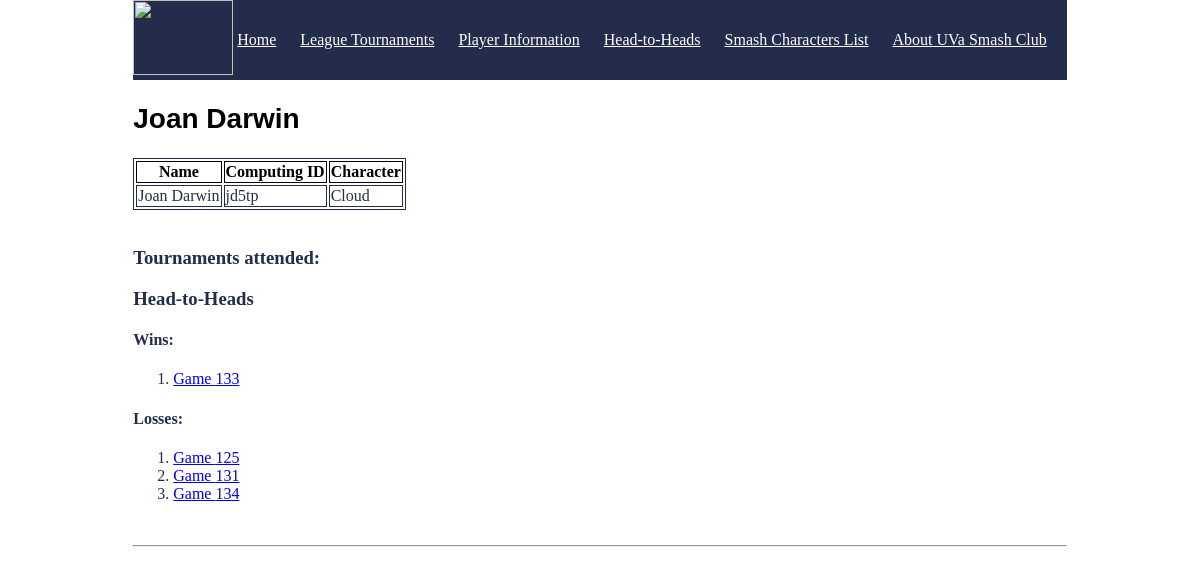
The app's page /player/jd5tp, older data.
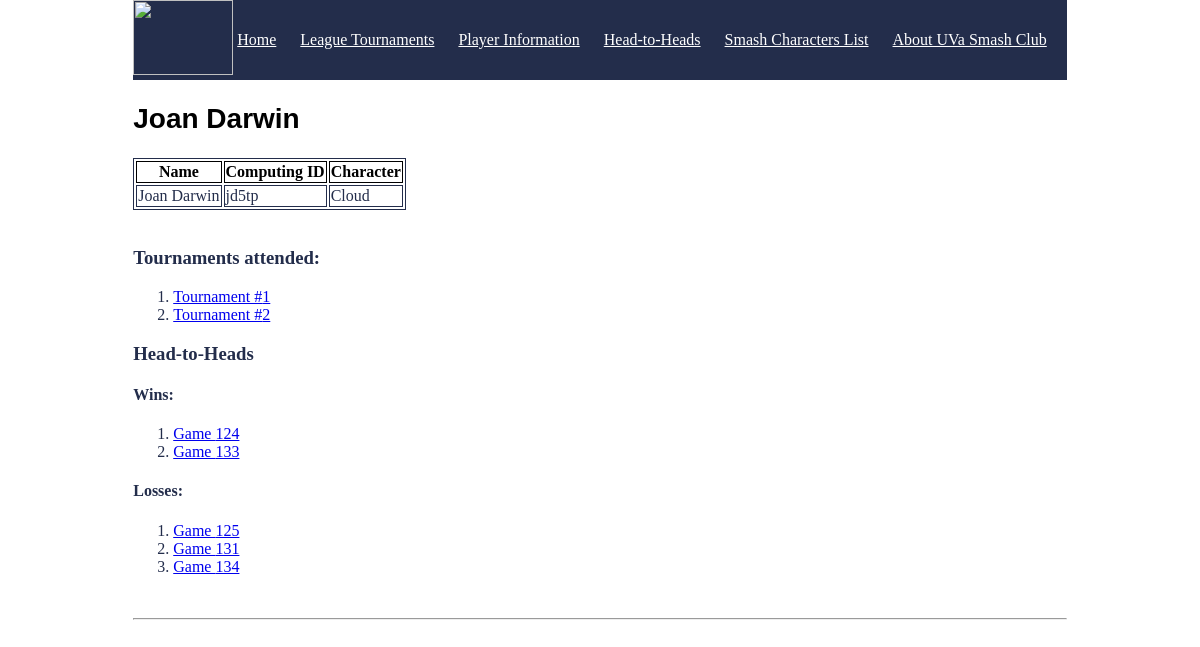
The same page, newer data.
### tables this page shows
CREATE TABLE game (
	GameID int NOT NULL,
	Duration int,
	Winner tinytext,
	Loser tinytext,
	TourneyNum int,
	PRIMARY KEY (GameID),
	FOREIGN KEY (TourneyNum) REFERENCES tournament(TourneyNum),
	FOREIGN KEY (Winner) REFERENCES player(ComputingID),
	FOREIGN KEY (Loser) REFERENCES player(ComputingID)
);

CREATE TABLE player_attendance (
	PlayerAttendanceID int NOT NULL,
	ComputingID tinytext,
	TourneyNum int,
	PRIMARY KEY (PlayerAttendanceID),
	FOREIGN KEY (ComputingID) REFERENCES player(ComputingID),
	FOREIGN KEY (TourneyNum) REFERENCES tournament(TourneyNum)
);

### run.py (the view)
@app.route("/player/<string:PlayerID>")
def player_(PlayerID):
    connection_obj = sqlite3.connect('project.db')
    cursor_obj = connection_obj.cursor()
    cursor_obj.execute(f"SELECT * FROM player WHERE ComputingID = \"{PlayerID}\" LIMIT 1")
    player_info = cursor_obj.fetchone()
    if player_info is None:
        return "player not found"
    cursor_obj.execute(f"SELECT TourneyNum FROM player_attendance WHERE ComputingID = \"{PlayerID}\"")
    attendance = cursor_obj.fetchall()
    cursor_obj.execute(f"SELECT * FROM game WHERE Winner = \"{PlayerID}\"")
    wins = cursor_obj.fetchall()
    cursor_obj.execute(f"SELECT * FROM game WHERE Loser = \"{PlayerID}\"")
    losses = cursor_obj.fetchall()
    cursor_obj.execute(f"SELECT * FROM characters WHERE CharacterNumber = ( SELECT CharacterNumber FROM player WHERE ComputingID = \"{PlayerID}\" )")
    characters = cursor_obj.fetchall()
    connection_obj.close()
    return render_template("player.html", player_info=player_info, attendance=attendance, wins=wins, losses=losses, characters=characters)#, users=users)

### templates/player.html
<!DOCTYPE html>
<html>
<head>
    <link rel="stylesheet" href='/css/main.css' />
</head>
<nav class="navigation-bar">
    <img src="{{url_for('static', filename='smashLogo.png')}}"  style="width:100px;height:75px;"/>
    <a href="/" >Home</a>
    <a href="/get-tournaments" >League Tournaments</a>
    <a href="/get-players">Player Information</a>
    <a href="/get-games">Head-to-Heads</a>
    <a href="/character">Smash Characters List</a>
    <a href="/about">About UVa Smash Club</a>
</nav>
<body>
    <h2 style="color:Black;"><b>{{player_info[1]}} {{player_info[2]}}</b> </h2>
    <table>
        <tr>
            <th>Name</th>
            <th>Computing ID</th>
            <th>Character</th>
        </tr>
        <tr>
            <td>{{player_info[1]}} {{player_info[2]}}</td>
            <td>{{player_info[0]}}</td>
            <td>{{characters[0][1]}}</td>
        </tr>
    </table>
    <br/>
    <h3>Tournaments attended:</h3>
    <ol>
        {% for i in attendance %}
            <li><a href="http://127.0.0.1:5000/tournament/{{i[0]}}">Tournament #{{i[0]}} </a></li>
        {% endfor %}
    </ol>
    <h3>Head-to-Heads</h3>
    <h4>Wins:</h4>
    <ol>
    {% for i in wins %}
        <li><a href="game/{{i[0]}}"> Game {{i[0]}}</a></li>
    {% endfor %}
    </ol>
     <h4>Losses:</h4>
    <ol>
    {% for i in losses %}
        <li><a href="game/{{i[0]}}"> Game {{i[0]}}</a></li>
    {% endfor %}
    </ol>
    <br/>
        <hr/>
</body>
</html>

Row changes from the older to the newer data that the page shows:
now on this page (row edited): player_attendance: TourneyNum "1"
now on this page (row edited): player_attendance: TourneyNum "2"
now on this page (row edited): game: GameID "124", shown under "Wins:"
